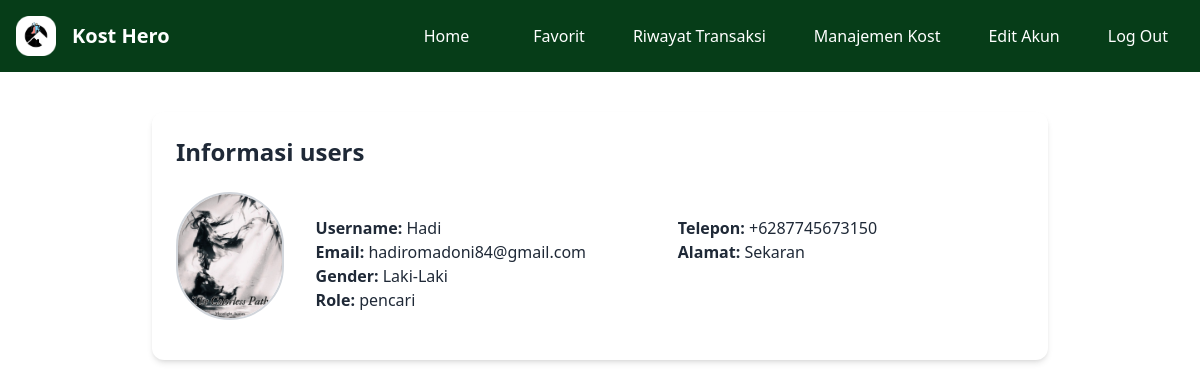
Page /profil_pemilik.php (signed in) on the committed database.
### tables this page shows
CREATE TABLE `users` (
  `id` int(11) NOT NULL,
  `username` varchar(50) NOT NULL,
  `email` varchar(100) DEFAULT NULL,
  `password` text NOT NULL,
  `gender` enum('Laki-Laki','Perempuan') NOT NULL,
  `role` enum('pencari','pemilik') NOT NULL,
  `telepon` varchar(20) DEFAULT NULL,
  `alamat` text DEFAULT NULL,
  `foto` varchar(255) DEFAULT NULL,
  `created_at` timestamp NOT NULL DEFAULT current_timestamp()
);

### src/profil_pemilik.php (the view, shortened to what this page needs)
<?php
include 'koneksi.php';
$username = mysqli_real_escape_string($conn, $_SESSION['username']);
$query = "SELECT username, email, gender, role, telepon, alamat, foto FROM users WHERE username = '$username'";
$result = mysqli_query($conn, $query);
$users = mysqli_fetch_assoc($result);
?>
<!DOCTYPE html>
<html lang="id">
<head>
    <link href="./output.css" rel="stylesheet">
    <script src="https://cdn.tailwindcss.com"></script>
</head>
<body class="bg- text-gray-400">
    <header class="bg-[#063D18] text-white p-4 flex justify-between items-center">
        <div class="flex items-center space-x-2">
            <img src="assets/img/logo.png" alt="Logo" class="h-10 w-10">
            <h1 class="text-xl font-bold">Kost Hero</h1>
        </div>
        <div class="hidden md:flex items-center space-x-4">
            <ul class="flex space-x-4 list-none">
                <li class="px-4 py-2 rounded-md transition-colors duration-200 hover:bg-white/10 hover:text-gray-100"><a href="index.php" class="block w-full">Home</a></li>
                <li class="px-4 py-2 rounded-md transition-colors duration-200 hover:bg-white/10 hover:text-gray-100"><a href="hal_favorit.php" class="block w-full">Favorit</a></li>
                <li class="px-4 py-2 rounded-md transition-colors duration-200 hover:bg-white/10 hover:text-gray-100"><a href="riwayat_transaksi_owner.php" class="block w-full">Riwayat Transaksi</a></li>
                <li class="px-4 py-2 rounded-md transition-colors duration-200 hover:bg-white/10 hover:text-gray-100"><a href="edit_properti_owner.php" class="block w-full">Manajemen Kost</a></li>
                <li class="px-4 py-2 rounded-md transition-colors duration-200 hover:bg-white/10 hover:text-gray-100"><a href="edit_akun.php" class="block w-full">Edit Akun</a></li>
                <li class="px-4 py-2 rounded-md transition-colors duration-200 hover:bg-white/10 hover:text-gray-100"><a href="log out.php" class="block w-full">Log Out</a></li>
            </ul>
        </div>
    </header>
<main class="p-6 max-w-4xl mx-auto mt-10 bg-white rounded-xl shadow-md text-gray-800">
    <h2 class="text-2xl font-semibold mb-6">Informasi users</h2>
    <div class="flex flex-col md:flex-row items-center space-x-0 md:space-x-8 space-y-4 md:space-y-0">
       <img src="<?= !empty($users['foto']) ? 'uploads/' . htmlspecialchars($users['foto']) : 'src/assets/img/default_profile_pic/default.jpeg'; ?>"
     alt="Foto Profil"
     class="w-32 h-32 rounded-full object-cover border-2 border-gray-300">
        <div class="grid grid-cols-1 md:grid-cols-2 gap-4 w-full">
            <div>
                <p><span class="font-semibold">Username:</span> <?= htmlspecialchars($users['username']); ?></p>
                <p><span class="font-semibold">Email:</span> <?= htmlspecialchars($users['email']); ?></p>
                <p><span class="font-semibold">Gender:</span> <?= htmlspecialchars($users['gender']); ?></p>
                <p><span class="font-semibold">Role:</span> <?= htmlspecialchars($users['role']); ?></p>
            </div>
            <div>
                <p><span class="font-semibold">Telepon:</span> <?= htmlspecialchars($users['telepon']); ?></p>
                <p><span class="font-semibold">Alamat:</span> <?= htmlspecialchars($users['alamat']); ?></p>
            </div>
        </div>
    </div>
</main>
</body>
</html>

### rows in the picture
users: foto (picture), username "Hadi", email "hadiromadoni84@gmail.com", gender "Laki-Laki", role "pencari", telepon "+6287745673150", alamat "Sekaran"
